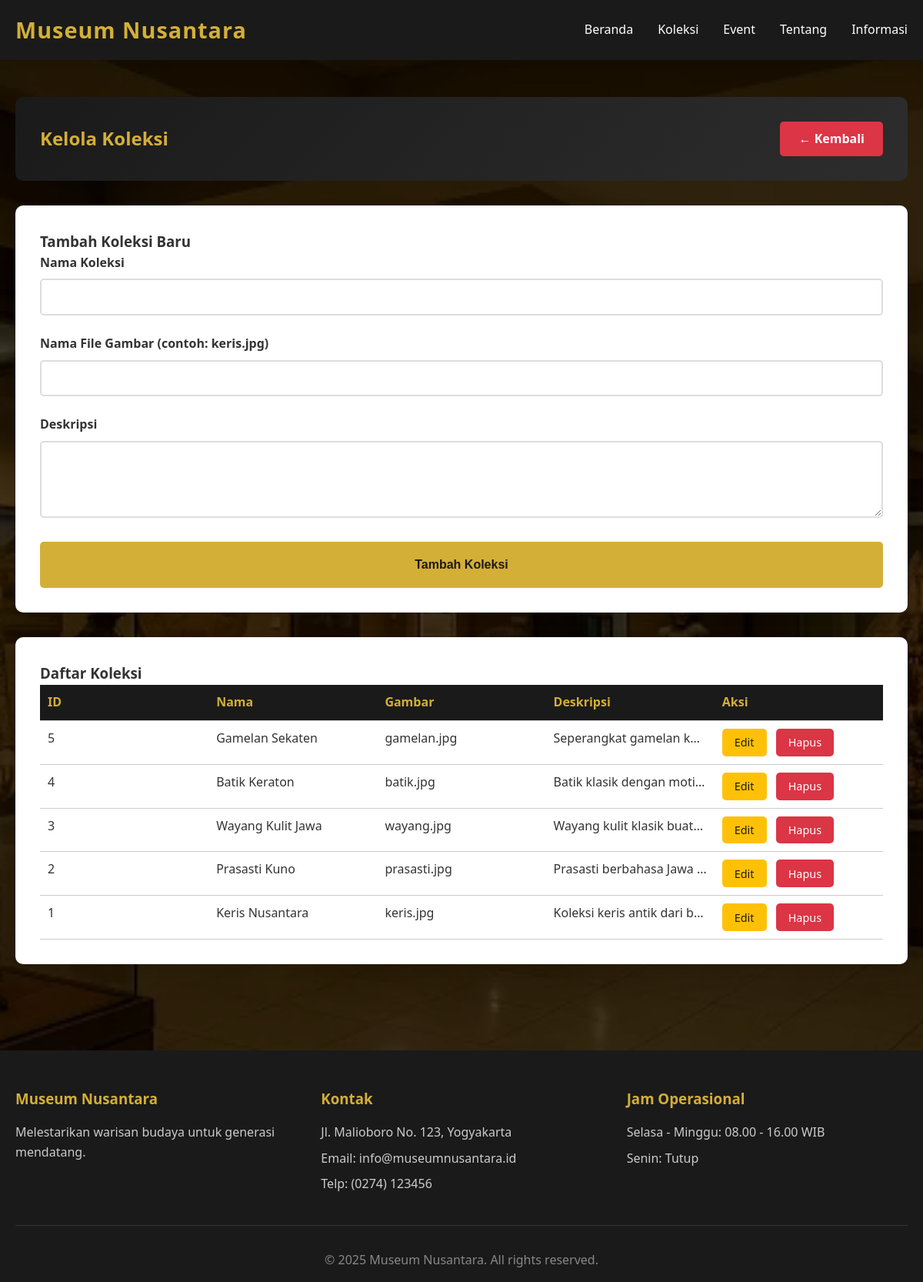
/admin/koleksi_manage.php (signed in), run on the app's committed database.
### tables this page shows
CREATE TABLE koleksi (
    id INT PRIMARY KEY AUTO_INCREMENT,
    nama VARCHAR(200) NOT NULL,
    gambar VARCHAR(255) NOT NULL,
    deskripsi TEXT,
    created_at TIMESTAMP DEFAULT CURRENT_TIMESTAMP
);

### admin/koleksi_manage.php (the view, shortened to what this page needs)
<?php
require_once '../includes/koneksi.php';
$edit_data = null;
$query = "SELECT * FROM koleksi ORDER BY id DESC";
$result = mysqli_query($koneksi, $query);
$base_url = '../';
include '../includes/header.php';
?>
<div class="dashboard">
    <div class="container">
        <div class="dashboard-header">
            <h2>Kelola Koleksi</h2>
            <a href="dashboard.php" class="btn-logout">← Kembali</a>
        </div>
        <div class="table-container" style="margin-bottom: 2rem;">
            <h3><?php echo $edit_data ? 'Edit Koleksi' : 'Tambah Koleksi Baru'; ?></h3>
            <form method="POST" action="">
                <div class="form-group">
                    <label>Nama Koleksi</label>
                    <input type="text" name="nama" required value="<?php echo $edit_data ? htmlspecialchars($edit_data['nama']) : ''; ?>">
                </div>
                <div class="form-group">
                    <label>Nama File Gambar (contoh: keris.jpg)</label>
                    <input type="text" name="gambar" required value="<?php echo $edit_data ? htmlspecialchars($edit_data['gambar']) : ''; ?>">
                </div>
                <div class="form-group">
                    <label>Deskripsi</label>
                    <textarea name="deskripsi" required><?php echo $edit_data ? htmlspecialchars($edit_data['deskripsi']) : ''; ?></textarea>
                </div>
                <div style="display: flex;">
                    <button type="submit" name="<?php echo $edit_data ? 'edit' : 'tambah'; ?>" class="btn-submit">
                        <?php echo $edit_data ? 'Update Koleksi' : 'Tambah Koleksi'; ?>
                    </button>
                </div>
            </form>
        </div>
        <div class="table-container">
            <h3>Daftar Koleksi</h3>
            <table class="table">
                <thead>
                    <tr>
                        <th>ID</th>
                        <th>Nama</th>
                        <th>Gambar</th>
                        <th>Deskripsi</th>
                        <th>Aksi</th>
                    </tr>
                </thead>
                <tbody>
                    <?php while($row = mysqli_fetch_assoc($result)): ?>
                    <tr>
                        <td><?php echo $row['id']; ?></td>
                        <td><?php echo htmlspecialchars($row['nama']); ?></td>
                        <td><?php echo htmlspecialchars($row['gambar']); ?></td>
                        <td><?php echo htmlspecialchars(substr($row['deskripsi'], 0, 80)); ?>...</td>
                        <td>
                            <a href="?edit=<?php echo $row['id']; ?>" class="btn-edit">Edit</a>
                            <a href="?hapus=<?php echo $row['id']; ?>" class="btn-delete" onclick="return confirm('Yakin ingin menghapus?')">Hapus</a>
                        </td>
                    </tr>
                    <?php endwhile; ?>
                </tbody>
            </table>
        </div>
    </div>
</div>
<?php
include '../includes/footer.php';
?>

### includes/header.php (shortened to what this page needs)
<!DOCTYPE html>
<html lang="id">
<head>
    <link rel="stylesheet" href="<?php echo isset($base_url) ? $base_url : ''; ?>assets/style.css">
</head>
<body>
    <header>
        <div class="container">
            <div class="header-content">
                <h1 class="logo">Museum Nusantara</h1>
                <nav>
                    <ul>
                        <li><a href="<?php echo isset($base_url) ? $base_url : ''; ?>index.php">Beranda</a></li>
                        <li><a href="<?php echo isset($base_url) ? $base_url : ''; ?>koleksi.php">Koleksi</a></li>
                        <li><a href="<?php echo isset($base_url) ? $base_url : ''; ?>event.php">Event</a></li>
                        <li><a href="<?php echo isset($base_url) ? $base_url : ''; ?>tentang.php">Tentang</a></li>
                        <li><a href="<?php echo isset($base_url) ? $base_url : ''; ?>kunjungan.php">Informasi</a></li>
                    </ul>
                </nav>
            </div>
        </div>
    </header>
    <main>

### includes/footer.php
</main>
    <footer>
        <div class="container">
            <div class="footer-content">
                <div class="footer-section">
                    <h3>Museum Nusantara</h3>
                    <p>Melestarikan warisan budaya untuk generasi mendatang.</p>
                </div>
                <div class="footer-section">
                    <h3>Kontak</h3>
                    <p>Jl. Malioboro No. 123, Yogyakarta</p>
                    <p>Email: info@museumnusantara.id</p>
                    <p>Telp: (0274) 123456</p>
                </div>
                <div class="footer-section">
                    <h3>Jam Operasional</h3>
                    <p>Selasa - Minggu: 08.00 - 16.00 WIB</p>
                    <p>Senin: Tutup</p>
                </div>
            </div>
            <div class="footer-bottom">
                <p>&copy; 2025 Museum Nusantara. All rights reserved.</p>
            </div>
        </div>
    </footer>
</body>
</html>

### assets/style.css (style rules this page uses)
* { margin: 0; padding: 0; box-sizing: border-box; }
body { font-family: 'Segoe UI', Tahoma, Geneva, Verdana, sans-serif; line-height: 1.6; color: #333; background-image: url("museum.jpg"); background-size: cover; background-repeat: no-repeat; background-position: center; }
body::before { content: ""; position: fixed; inset: 0; background: rgba(0, 0, 0, 0.7); z-index: -1; }
.container { max-width: 1200px; margin: 0 auto; padding: 0 20px; }
header { background-color: #1a1a1a; color: #fff; padding: 1rem 0; box-shadow: 0 2px 10px rgba(0,0,0,0.1); position: sticky; top: 0; z-index: 1000; }
.header-content { display: flex; justify-content: space-between; align-items: center; }
.logo { color: #d4af37; font-size: 1.8rem; font-weight: 700; letter-spacing: 1px; }
nav ul { list-style: none; display: flex; gap: 2rem; }
nav a { color: #fff; text-decoration: none; font-weight: 500; transition: color 0.3s; }
.form-group { margin-bottom: 1.5rem; }
.form-group label { display: block; margin-bottom: 0.5rem; color: #333; font-weight: 600; }
.form-group input, .form-group textarea, .form-group select { width: 100%; padding: 0.8rem; border: 2px solid #ddd; border-radius: 5px; font-size: 1rem; transition: border-color 0.3s; }
.form-group textarea { resize: vertical; min-height: 100px; }
.btn-submit { width: 100%; height: 60px; padding: 1rem; background-color: #d4af37; color: #1a1a1a; border: none; border-radius: 5px; font-size: 1rem; font-weight: 600; cursor: pointer; transition: background-color 0.3s; }
.dashboard { padding: 3rem 0; }
.dashboard-header { background: linear-gradient(135deg, #1a1a1a 0%, #2d2d2d 100%); color: #fff; padding: 2rem; border-radius: 10px; margin-bottom: 2rem; display: flex; justify-content: space-between; align-items: center; }
.dashboard-header h2 { color: #d4af37; }
.btn-logout { padding: 0.6rem 1.5rem; background-color: #dc3545; color: #fff; text-decoration: none; border-radius: 5px; font-weight: 600; transition: background-color 0.3s; }
.table-container { background: #fff; padding: 2rem; border-radius: 10px; box-shadow: 0 5px 15px rgba(0,0,0,0.1); overflow-x: auto; }
table { width: 100%; border-collapse: collapse; table-layout: fixed; }
th, td { padding: 10px; border-bottom: 1px solid #ccc; text-align: left; vertical-align: top; overflow: hidden; text-overflow: ellipsis; white-space: nowrap; }
th { background-color: #1a1a1a; color: #d4af37; font-weight: 600; }
.btn-edit, .btn-delete { padding: 0.4rem 1rem; text-decoration: none; border-radius: 5px; font-size: 0.9rem; margin-right: 0.5rem; display: inline-block; }
.btn-edit { background-color: #ffc107; color: #1a1a1a; }
.btn-delete { background-color: #dc3545; color: #fff; }
footer { background-color: #1a1a1a; color: #fff; padding: 3rem 0 1rem; margin-top: 4rem; }
.footer-content { display: grid; grid-template-columns: repeat(auto-fit, minmax(250px, 1fr)); gap: 2rem; margin-bottom: 2rem; }
.footer-section h3 { color: #d4af37; margin-bottom: 1rem; }
.footer-section p { color: #ccc; margin-bottom: 0.5rem; }
.footer-bottom { text-align: center; padding-top: 2rem; border-top: 1px solid #333; color: #888; }

### data on the page
koleksi: id "5", nama "Gamelan Sekaten", gambar "gamelan.jpg", deskripsi "Seperangkat gamelan k…"
koleksi: id "4", nama "Batik Keraton", gambar "batik.jpg", deskripsi "Batik klasik dengan moti…"
koleksi: id "3", nama "Wayang Kulit Jawa", gambar "wayang.jpg", deskripsi "Wayang kulit klasik buat…"
koleksi: id "2", nama "Prasasti Kuno", gambar "prasasti.jpg", deskripsi "Prasasti berbahasa Jawa…"
koleksi: id "1", nama "Keris Nusantara", gambar "keris.jpg", deskripsi "Koleksi keris antik dari b…"
